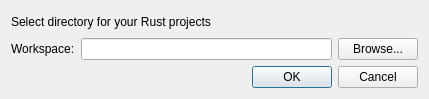
<?xml version="1.0" encoding="UTF-8"?>
<ui version="4.0">
 <class>SelectWorkspace</class>
 <widget class="QDialog" name="SelectWorkspace">
  <property name="geometry">
   <rect>
    <x>0</x>
    <y>0</y>
    <width>429</width>
    <height>99</height>
   </rect>
  </property>
  <property name="windowTitle">
   <string>Select Workspace</string>
  </property>
  <layout class="QVBoxLayout" name="verticalLayout">
   <item>
    <widget class="QLabel" name="label_2">
     <property name="text">
      <string>Select directory for your Rust projects</string>
     </property>
    </widget>
   </item>
   <item>
    <layout class="QHBoxLayout" name="horizontalLayout">
     <item>
      <widget class="QLabel" name="label">
       <property name="text">
        <string>Workspace:</string>
       </property>
      </widget>
     </item>
     <item>
      <widget class="QLineEdit" name="lineEdit"/>
     </item>
     <item>
      <widget class="QPushButton" name="pushButtonBrowse">
       <property name="text">
        <string>Browse...</string>
       </property>
      </widget>
     </item>
    </layout>
   </item>
   <item>
    <widget class="QDialogButtonBox" name="buttonBox">
     <property name="orientation">
      <enum>Qt::Horizontal</enum>
     </property>
     <property name="standardButtons">
      <set>QDialogButtonBox::Cancel|QDialogButtonBox::Ok</set>
     </property>
    </widget>
   </item>
  </layout>
 </widget>
 <resources/>
 <connections>
  <connection>
   <sender>buttonBox</sender>
   <signal>accepted()</signal>
   <receiver>SelectWorkspace</receiver>
   <slot>accept()</slot>
   <hints>
    <hint type="sourcelabel">
     <x>248</x>
     <y>254</y>
    </hint>
    <hint type="destinationlabel">
     <x>157</x>
     <y>274</y>
    </hint>
   </hints>
  </connection>
  <connection>
   <sender>buttonBox</sender>
   <signal>rejected()</signal>
   <receiver>SelectWorkspace</receiver>
   <slot>reject()</slot>
   <hints>
    <hint type="sourcelabel">
     <x>316</x>
     <y>260</y>
    </hint>
    <hint type="destinationlabel">
     <x>286</x>
     <y>274</y>
    </hint>
   </hints>
  </connection>
 </connections>
</ui>
